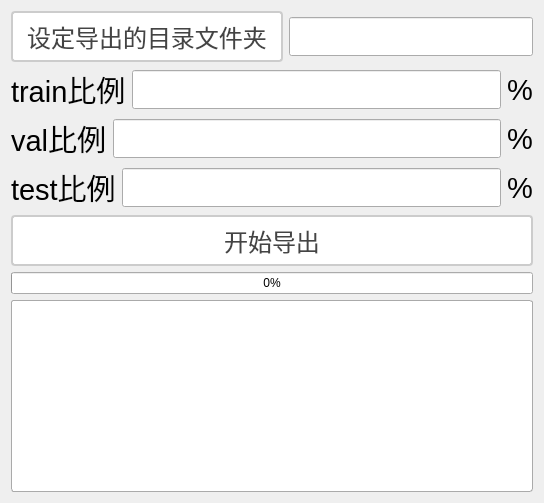
      <widget class="QWidget" name="tab_5">
       <attribute name="title">
        <string>Tab 5</string>
       </attribute>
       <layout class="QGridLayout" name="gridLayout_4">
        <item row="0" column="0">
         <widget class="QPushButton" name="pbtn_divideByRandomExportDatas">
          <property name="styleSheet">
           <string notr="true">QPushButton {
    padding: 6px 14px;
    border: 2px solid #CCC;
    border-radius: 4px;
    background-color: white;
    color: #444;
	font-size:24px;
}

QPushButton:hover {
    border-color: #999;
    background-color: #F5F5F5;
}

QPushButton:pressed {
    border-color: #777;
    background-color: #EEE;
}</string>
          </property>
          <property name="text">
           <string>设定导出的目录文件夹</string>
          </property>
         </widget>
        </item>
        <item row="0" column="1">
         <widget class="QLineEdit" name="ledit_divideByRandomDataSetPath">
          <property name="font">
           <font>
            <pointsize>20</pointsize>
           </font>
          </property>
         </widget>
        </item>
        <item row="1" column="0" colspan="2">
         <layout class="QVBoxLayout" name="verticalLayout">
          <item>
           <layout class="QHBoxLayout" name="horizontalLayout">
            <item>
             <widget class="QLabel" name="label_5">
              <property name="font">
               <font>
                <pointsize>22</pointsize>
               </font>
              </property>
              <property name="text">
               <string>train比例</string>
              </property>
             </widget>
            </item>
            <item>
             <widget class="QLineEdit" name="ledit_divideByRandomTrain">
              <property name="font">
               <font>
                <pointsize>20</pointsize>
               </font>
              </property>
             </widget>
            </item>
            <item>
             <widget class="QLabel" name="label_8">
              <property name="font">
               <font>
                <pointsize>22</pointsize>
               </font>
              </property>
              <property name="text">
               <string>%</string>
              </property>
             </widget>
            </item>
           </layout>
          </item>
          <item>
           <layout class="QHBoxLayout" name="horizontalLayout_2">
            <item>
             <widget class="QLabel" name="label_6">
              <property name="font">
               <font>
                <pointsize>22</pointsize>
               </font>
              </property>
              <property name="text">
               <string>val比例</string>
              </property>
             </widget>
            </item>
            <item>
             <widget class="QLineEdit" name="ledit_divideByRandomVal">
              <property name="font">
               <font>
                <pointsize>20</pointsize>
               </font>
              </property>
             </widget>
            </item>
            <item>
             <widget class="QLabel" name="label_9">
              <property name="font">
               <font>
                <pointsize>22</pointsize>
               </font>
              </property>
              <property name="text">
               <string>%</string>
              </property>
             </widget>
            </item>
           </layout>
          </item>
          <item>
           <layout class="QHBoxLayout" name="horizontalLayout_3">
            <item>
             <widget class="QLabel" name="label_7">
              <property name="font">
               <font>
                <pointsize>22</pointsize>
               </font>
              </property>
              <property name="text">
               <string>test比例</string>
              </property>
             </widget>
            </item>
            <item>
             <widget class="QLineEdit" name="ledit_divideByRandomTest">
              <property name="font">
               <font>
                <pointsize>20</pointsize>
               </font>
              </property>
             </widget>
            </item>
            <item>
             <widget class="QLabel" name="label_10">
              <property name="font">
               <font>
                <pointsize>22</pointsize>
               </font>
              </property>
              <property name="text">
               <string>%</string>
              </property>
             </widget>
            </item>
           </layout>
          </item>
         </layout>
        </item>
        <item row="2" column="0" colspan="2">
         <widget class="QPushButton" name="pbtn_startdivideByRandomExportDatas">
          <property name="styleSheet">
           <string notr="true">QPushButton {
    padding: 6px 14px;
    border: 2px solid #CCC;
    border-radius: 4px;
    background-color: white;
    color: #444;
	font-size:24px;
}

QPushButton:hover {
    border-color: #999;
    background-color: #F5F5F5;
}

QPushButton:pressed {
    border-color: #777;
    background-color: #EEE;
}</string>
          </property>
          <property name="text">
           <string>开始导出</string>
          </property>
         </widget>
        </item>
        <item row="3" column="0" colspan="2">
         <widget class="QProgressBar" name="progressBar_divideByRandom">
          <property name="styleSheet">
           <string notr="true">/* 基础进度条 */
QProgressBar {
    border: 1px solid #AAAAAA;
    border-radius: 3px;
    background: #FFFFFF;
    color: #444444;
    font-size: 14px;
    text-align: center;
    height: 24px;
}

/* 进度填充 */
QProgressBar::chunk {
    background: qlineargradient(
        x1:0, y1:0,
        x2:1, y2:0,
        stop:0 #888888,
        stop:1 #666666
    );
    border-radius: 2px;
    margin: 2px;
}

/* 状态变体 */
QProgressBar[state=&quot;success&quot;]::chunk {
    background: qlineargradient(
        x1:0, y1:0,
        x2:1, y2:0,
        stop:0 #88AA88,
        stop:1 #669966
    );
}

QProgressBar[state=&quot;error&quot;]::chunk {
    background: qlineargradient(
        x1:0, y1:0,
        x2:1, y2:0,
        stop:0 #CC6666,
        stop:1 #AA4444
    );
}

QProgressBar[state=&quot;warning&quot;]::chunk {
    background: qlineargradient(
        x1:0, y1:0,
        x2:1, y2:0,
        stop:0 #FFD700,
        stop:1 #D4B000
    );
}

/* 禁用状态 */
QProgressBar:disabled {
    border-color: #DDDDDD;
    background: #F5F5F5;
    color: #AAAAAA;
}

QProgressBar:disabled::chunk {
    background: #DDDDDD;
}

/* 紧凑模式 */
QProgressBar.compact {
    height: 16px;
    font-size: 12px;
    border-radius: 2px;
}

QProgressBar.compact::chunk {
    margin: 1px;
}

/* 垂直模式 */
QProgressBar.vertical {
    width: 24px;
    height: 200px;
}

QProgressBar.vertical::chunk {
    width: 100%;
    margin: 2px 0;
}

/* 不确定模式 */
QProgressBar:indeterminate::chunk {
    background: repeating-linear-gradient(
        45deg,
        #666666,
        #666666 10px,
        #888888 10px,
        #888888 20px
    );
    animation: progress-stripes 1s linear infinite;
}

@keyframes progress-stripes {
    from { background-position: 0 0; }
    to { background-position: 40px 0; }
}

/* 环形进度条变体 */
QProgressBar.circular {
    border-radius: 50%;
    border: 2px solid #AAAAAA;
    width: 64px;
    height: 64px;
    qproperty-format: &quot;&quot;;
}

QProgressBar.circular::chunk {
    border-radius: 50%;
    background: conic-gradient(
        from 90deg,
        #666666 0%,
        #666666 var(--progress),
        transparent var(--progress),
        transparent 100%
    );
}</string>
          </property>
          <property name="value">
           <number>0</number>
          </property>
         </widget>
        </item>
        <item row="4" column="0" colspan="2">
         <widget class="QPlainTextEdit" name="plainTextEdit_divideByRandom">
          <property name="styleSheet">
           <string notr="true">/* 基础文本编辑框 */
QPlainTextEdit {
    border: 1px solid #AAAAAA;
    border-radius: 3px;
    background: #FFFFFF;
    color: #444444;
    font-size: 14px;
    font-family: &quot;Consolas&quot;, monospace;
    padding: 4px;
    selection-background-color: #666666;
    selection-color: #FFFFFF;
}

/* 光标样式 */
QPlainTextEdit::cursor {
    width: 1.5px;
    background: #444444;
}

/* 行号栏 */
QPlainTextEdit .linenumber {
    background: #F8F8F8;
    border-right: 1px solid #DDDDDD;
    color: #888888;
    padding: 0 8px;
    font-family: &quot;Segoe UI&quot;, sans-serif;
    font-size: 13px;
    qproperty-alignment: AlignRight;
}

/* 当前行高亮 */
QPlainTextEdit::current-line {
    background: #F5F5F5;
    border: none;
}

/* 断点标记 */
QPlainTextEdit[breakpoint=&quot;true&quot;]::block-mark {
    background: #FF6666;
    border-radius: 4px;
    width: 12px;
    margin: 2px;
}

/* 代码折叠区域 */
QPlainTextEdit::fold-area {
    background: #F0F0F0;
    border: 1px solid #DDDDDD;
}

/* 滚动条系统 */
QScrollBar:vertical {
    width: 10px;
    background: #FFFFFF;
}

QScrollBar::handle:vertical {
    background: #CCCCCC;
    border-radius: 4px;
    min-height: 20px;
}

QScrollBar::add-page:vertical,
QScrollBar::sub-page:vertical {
    background: transparent;
}

/* 禁用状态 */
QPlainTextEdit:disabled {
    background: #F5F5F5;
    color: #AAAAAA;
    border-color: #DDDDDD;
}

/* 只读状态 */
QPlainTextEdit[readOnly=&quot;true&quot;] {
    background: #FFFFFF;
    border-color: #CCCCCC;
}

/* 错误波浪线 */
QPlainTextEdit::error-wave {
    color: #FF6666;
    wave-height: 2px;
    wave-length: 4px;
}

/* 搜索高亮 */
QPlainTextEdit::search-highlight {
    background: #FFD700;
    border-radius: 2px;
}

/* 紧凑型变体 */
QPlainTextEdit.compact {
    font-size: 13px;
    padding: 2px;
}

QPlainTextEdit.compact .linenumber {
    font-size: 12px;
    padding: 0 6px;
}</string>
          </property>
         </widget>
        </item>
       </layout>
      </widget>
